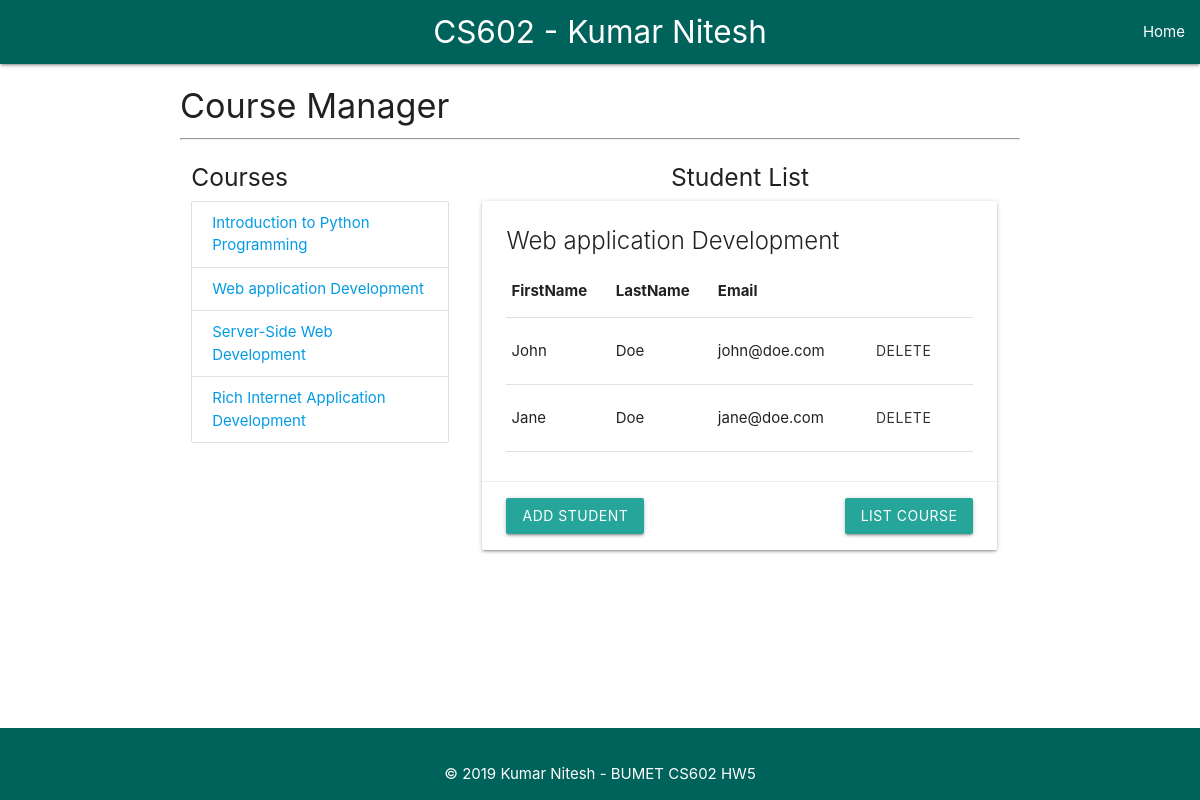
Screenshot of /hw5/?courseID=cs601 with the database file from the repository.
### tables this page shows
CREATE TABLE `sk_courses` (
  `courseID` varchar(12) NOT NULL,
  `courseName` varchar(255) NOT NULL
);

CREATE TABLE `sk_students` (
  `studentID` int(11) NOT NULL,
  `courseID` varchar(12) NOT NULL,
  `firstName` varchar(255) NOT NULL,
  `lastName` varchar(255) NOT NULL,
  `email` varchar(255) NOT NULL
);

### hw5/db/get_all_courses.php (called while the page is built, shortened)
<?php
$query = 'SELECT * FROM sk_courses ORDER BY courseID';
$statement = $db->prepare($query);
$statement->execute();
$courses = $statement->fetchAll();

### hw5/db/get_name_of_selected_course.php (called while the page is built, shortened)
<?php
$queryCourse = 'SELECT * FROM sk_courses  WHERE courseID = :courseID';
$statement1 = $db->prepare($queryCourse);
$statement1->bindValue(':courseID', $courseID);
$statement1->execute();
$course = $statement1->fetch();
$courseName = $course['courseName'];

### hw5/db/get_student_selected_course.php (called while the page is built, shortened)
<?php
$queryStudents = 'SELECT * FROM sk_students   WHERE courseID = :courseID ORDER BY studentID';
$statement3 = $db->prepare($queryStudents);
$statement3->bindValue(':courseID', $courseID);
$statement3->execute();
$students = $statement3->fetchAll();

### hw5/index.php (the view, shortened to what this page needs)
<?php
    require_once('./db/database.php');
    if (!isset($courseID)) {
        $courseID = filter_input(INPUT_GET, 'courseID',FILTER_SANITIZE_STRING);
    }
    include('./db/get_all_courses.php');
    include('./db/get_name_of_selected_course.php');
    include('./db/get_student_selected_course.php');
 ?>
<?php include('./common/header.php');?>
    <div class="row">
        <div class="col s12 m4">
            <h5>Courses</h5>
            <div>
                <ul  class="collection">
                    <?php foreach ($courses as $course) : ?>
                        <li class="collection-item">
                            <a href="./?courseID=<?php echo $course['courseID']; ?>">
                                <?php echo $course['courseName']; ?>
                            </a>
                        </li>
                    <?php endforeach; ?>
                </ul>
            </div>
        </div>
        <div class="col s12 m8">
            <div class="col s12">
                <h5 class="center">Student List</h5>
                <div class="card z-depth-1">
                    <div class="card-content">
                        <span class="card-title"><?php echo $courseName; ?></span>
                        <?php if (sizeof($students) > 0) :?>
                        <table class="responsive-table">
                            <tr>
                                <th>FirstName</th>
                                <th>LastName</th>
                                <th>Email</th>
                                <th>&nbsp;</th>
                            </tr>
                                <?php foreach ($students as $student) : ?>
                                    <tr>
                                        <td><?php echo $student['firstName']; ?></td>
                                        <td><?php echo $student['lastName']; ?></td>
                                        <td><?php echo $student['email']; ?></td>
                                        <td>
                                            <form action="delete_student.php" method="post">
                                                <button type="submit" class='btn btn-flat'value="delete" name="delete">Delete</button>
                                            </form>
                                        </td>
                                    </tr>
                                <?php endforeach; ?>
                        </table>
                        <?php else: ?>
                        <label> No student found for this course. Please add student by clicking on 'Add Student'.</label>
                        <?php endif; ?>
                    </div>
                    <div class="card-action" style="margin-top: 5px;">
                        <a href="add_student_form.php" class="btn">
                            Add Student</a>
                        <a href="course_list.php" class="btn right">List Course</a>
                    </div>
                </div>
            </div>
        </div>
    </div>
<?php include('./common/footer.php');?>

### hw5/common/header.php (shortened to what this page needs)
<!DOCTYPE html>
<html>
<head>
    <link rel="stylesheet" href="https://cdnjs.cloudflare.com/ajax/libs/materialize/1.0.0/css/materialize.min.css">
</head>
<body>
<div class="navbar-fixed">
    <nav>
        <div class="nav-wrapper">
            <a href="#!" class="brand-logo center">CS602 - Kumar Nitesh</a>
            <ul class="right hide-on-med-and-down">
                <li><a href="./index.php">Home</a></li>
            </ul>
        </div>
    </nav>
</div>
<main class="container">
    <h4>Course Manager</h4>
    <hr/>

### hw5/common/footer.php (shortened to what this page needs)
</main>
<footer class="page-footer center">
    <p>&copy; <?php echo date("Y"); ?> Kumar Nitesh  - BUMET CS602 HW5</p>
</footer>
</body>

### hw5/common/header.php (style rules this page uses)
body { display: flex; min-height: 100vh; flex-direction: column; }
main { flex: 1 0 auto; }
nav, .page-footer { background-color: #00635b; }

### rows the page displays
sk_courses: courseName "Introduction to Python Programming"
sk_courses: courseName "Web application Development"
sk_courses: courseName "Server-Side Web Development"
sk_courses: courseName "Rich Internet Application Development"
sk_students: firstName "John", lastName "Doe", email "john@doe.com"
sk_students: firstName "Jane", lastName "Doe", email "jane@doe.com"
